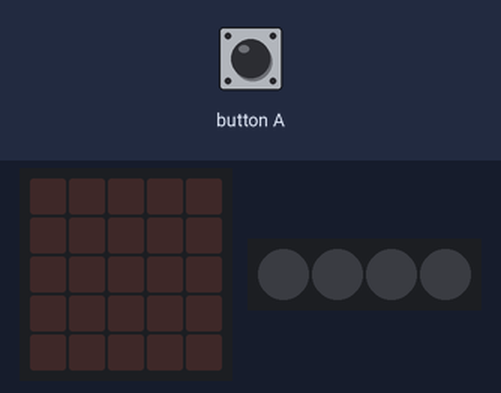
This program was run on a simulated BBC micro:bit (MakeCode). Shown: the board's 5×5 LED display, 4 RGB LEDs in strip order, left to right. Inputs (shaded band) come from the test bench. Dim RGB values are drawn brighter than linear.

Above: at 1.2 s.
1.3 s: button A pressed for 0.15 s
At 2.5 s:
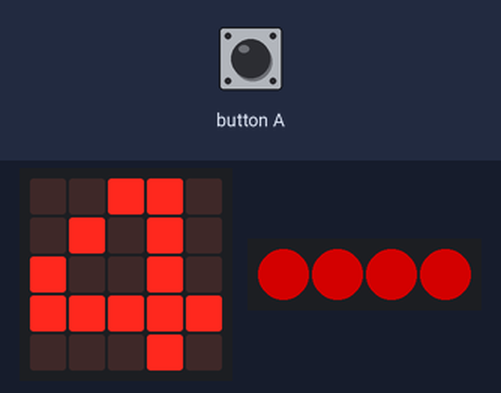
At 4.3 s:
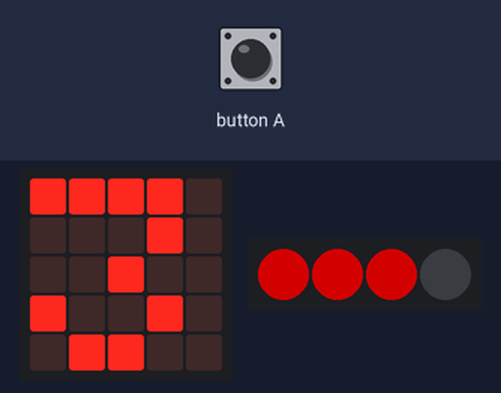
4.4 s: button A pressed for 0.15 s
At 10.8 s:
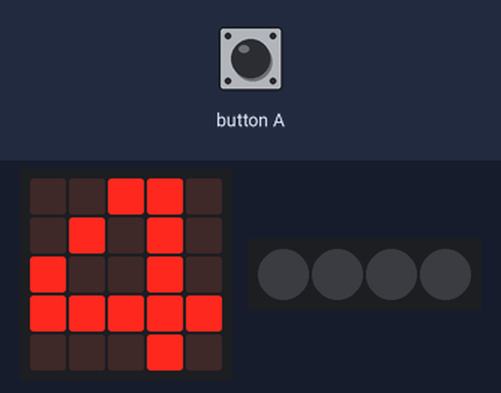
Timing chart, 0 to 19.5 s (numbered marks = the images above; inputs shaded):
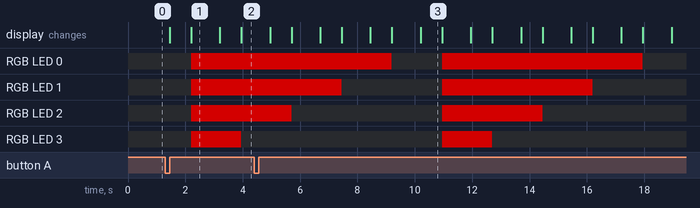

The program:

main.ts
```typescript
// (licence header left out)
let countdown = 0
input.onButtonPressed(Button.A, function () {

    // Start at 4

    countdown = 4

    // Loop as long as countdown is 0 or higher

    while (countdown >= 0) {

        // Clear previous lights so they don't stack

        robotbit.rgb().clear()

        // Show the number on the micro:bit LED grid

        basic.showNumber(countdown)

        // Light up the number of pixels matching the countdown value

        robotbit.rgb().range(0, countdown).showColor(neopixel.colors(NeoPixelColors.Red))

        // Wait 1 second

        basic.pause(1000)

        // Decrease the countdown by 1

        countdown += -1
    }
    // Clean up when finished

    basic.clearScreen()
    robotbit.rgb().clear()
})
```

Measured:
- after the input at 1.3 s, RGB LED 0–2: off → RGB(127, 0, 0) after 0.90 s; RGB LED 3: off → RGB(127, 0, 0) after 0.90 s, → off 1.8 s later; the display: first changes after 0.15 s (image 1 shows a later state)
- what the display in image 1 shows lasts 1.0 s, from 2.2 s to 3.2 s
- what the display in image 3 shows lasts 0.8 s, from 10.2 s to 11.0 s
